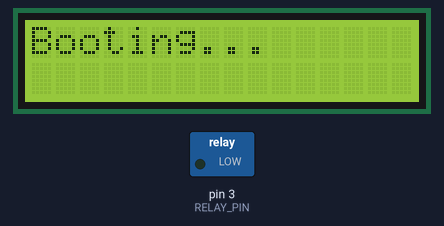
The sketch below on a simulated Arduino Uno, built with avr-gcc and run on an emulated ATmega328P. Shown: 16×2 character LCD, switched loads named in the sketch (green lamp = pin HIGH).

Above: at 0.1 s.
At 0.7 s:
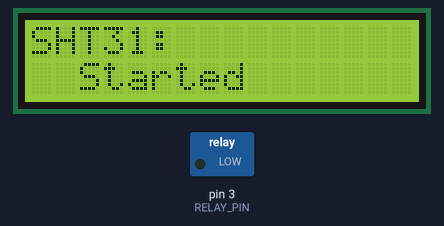
At 2.2 s:
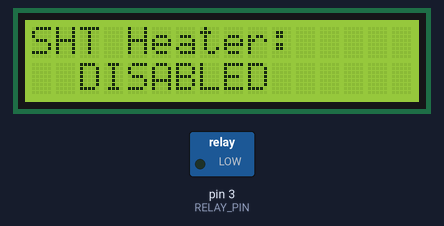
At 3.7 s:
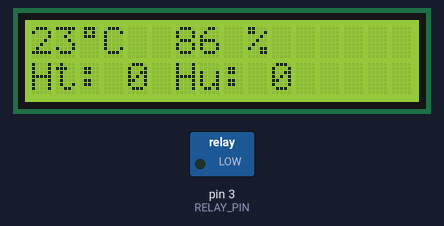
At 34.3 s:
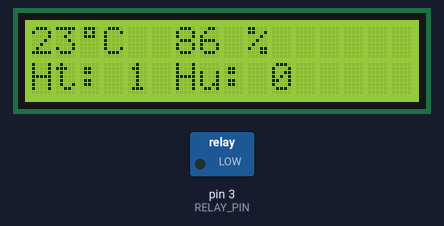

The sketch:

mushbox.ino
```cpp
#include <Wire.h>
#include <LiquidCrystal_I2C.h>
#include "Adafruit_SHT31.h"

// LCD Instructions: https://lastminuteengineers.com/i2c-lcd-arduino-tutorial/
//

// Constants
// ----------
// I2C pins declaration
LiquidCrystal_I2C lcd = LiquidCrystal_I2C(0x27, 16, 2); // set the LCD address to 0x27 for a 16 chars and 2 line display

// Temperature/Humidity Sensor
Adafruit_SHT31 sht31 = Adafruit_SHT31();


// constants won't change
const int RELAY_PIN = 3;  // the Arduino pin, which connects to the IN pin of relay


int DegreeChar = 0;
byte Degree[8] = {
0b01110,
0b01010,
0b01110,
0b00000,
0b00000,
0b00000,
0b00000,
0b00000
};


// ---------


// Temporary Vars
// ------

bool enableHeater = false;
uint8_t loopCnt = 0;
uint8_t screenCounter = 0;


bool enableHumidifier = false;
// ------


// Not so Constants
// ------

float HUMIDITY_TOLERANCE = 5.0;
float TARGET_HUMIDITY_PERCENTAGE = 90.0;
uint8_t HEATER_INTERVAL = 30;


// the setup function runs once when you press reset or power the board
void setup() {


  lcd.init();
  lcd.clear();
  lcd.backlight();      // Make sure backlight is on
  lcd.createChar(0, Degree);

  write_to_screen("Booting...", "");

  // initialize digital pin as an output.
  pinMode(RELAY_PIN, OUTPUT);

  delay(500);

  bool sensor_started = sht31.begin(0x44);
  if (!sensor_started) {
    write_to_screen("SHT31:", "  Unstarted");
//    while (1) delay(1); // stay here forever
  } else {
    write_to_screen("SHT31:", "  Started");
  }

  delay(1500);

  if (sht31.isHeaterEnabled()) {
    write_to_screen("SHT Heater:", "  ENABLED");
  } else {
    write_to_screen("SHT Heater:", "  DISABLED");
  }

  delay(1500);


  write_to_screen("","");
}

// the loop function runs over and over again forever
void loop() {

  float temperature = read_temperature();
  float humidity = read_humidity();

  bool heating = set_heater();
  bool humidifying = set_humidity(humidity);

  write_to_screen(temperature, humidity, heating, humidifying);

  delay(1000);
}

// TODO: deal with the heater situation....


bool set_heater() {
  // Toggle heater enabled state every 30 seconds
  // An ~3.0 degC temperature increase can be noted when heater is enabled
  if (loopCnt >= HEATER_INTERVAL) {
    enableHeater = !enableHeater;
    sht31.heater(enableHeater);
    loopCnt = 0;
  }
  loopCnt++;
  return enableHeater;

}

float read_temperature() {
//  return sht31.readTemperature();
  return 23.78123498712;
}

float read_humidity() {
//  return sht31.readHumidity();
  return 86.56;
}


void write_to_screen(String msg, String msg2) {
  lcd.clear();

  lcd.setCursor(0,0);   //Set cursor to character 0 on line 0
  lcd.print(msg);

  lcd.setCursor(0,1);   //Set cursor to character 0 on line 1
  lcd.print(msg2);
}

void write_to_screen(int temperature, int humidity, bool heating, bool humidifying) {

  // Print a message on both lines of the LCD.
  lcd.setCursor(0,0);   //Set cursor to character 0 on line 0
  lcd.print(String(temperature));
  lcd.write(DegreeChar);
  lcd.print("C");

  lcd.print("  ");
  lcd.print(String(humidity) + " %");


  lcd.setCursor(0,1);   //Move cursor to character 0 on line 1
  lcd.print("Ht: " + String(heating));

  lcd.print(" ");
  lcd.print("Hu: " + String(humidifying));


}

bool set_humidity(float humidity) {
  if (humidity > TARGET_HUMIDITY_PERCENTAGE + HUMIDITY_TOLERANCE ) {
    stop_humidity();
    enableHumidifier =  false;
  } else if (humidity < TARGET_HUMIDITY_PERCENTAGE - HUMIDITY_TOLERANCE) {
    start_humidify();
    enableHumidifier = true;
  }
  return enableHumidifier;
}
bool start_humidify() {
  digitalWrite(RELAY_PIN, HIGH);
}

bool stop_humidity() {
  digitalWrite(RELAY_PIN, LOW);
}
```

Measured:
- what the display in image 1 shows lasts 1.5 s, from 0.6 s to 2.1 s
- what the display in image 3 shows lasts 30.6 s, from 3.7 s to 34.3 s
